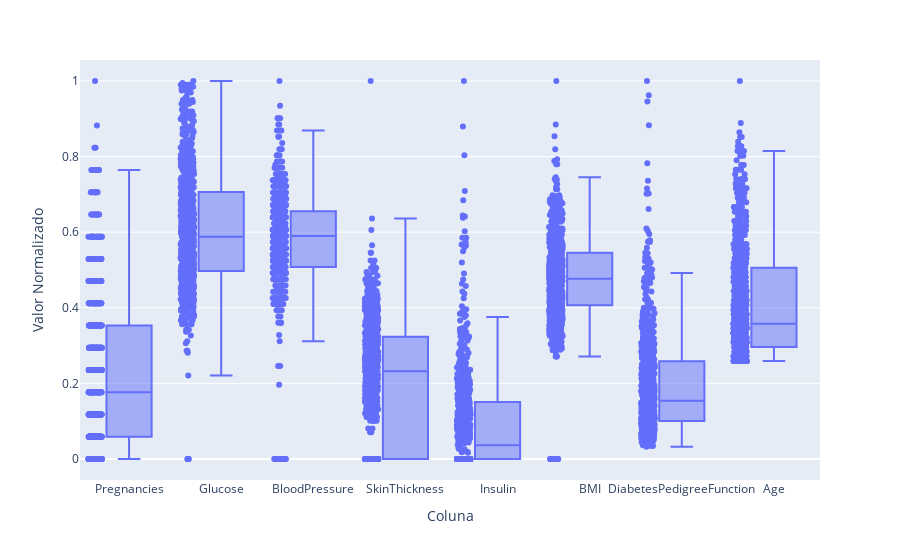

The notebook cell this image was saved under:
### Code cell
px.box(df_diabetes_n, points='all', labels={'value':'Valor Normalizado', 'variable':'Coluna'})

### Figure 1 — Plotly figure (JSON) as saved in the notebook; plotly's stock layout.template omitted (floating-point values rounded to 4 significant figures; data arrays with more than 128 entries replaced by an {"elided": "..."} marker saying what was removed)
{"data": [{"alignmentgroup": "True", "boxpoints": "all", "hovertemplate": "Coluna=%{x}<br>Valor Normalizado=%{y}<extra></extra>", "legendgroup": "", "marker": {"color": "#636efa"}, "name": "", "notched": false, "offsetgroup": "", "orientation": "v", "showlegend": false, "type": "box", "x": {"elided": "6144 str values"}, "x0": " ", "xaxis": "x", "y": {"elided": "6144 float values"}, "y0": " ", "yaxis": "y"}], "layout": {"boxmode": "group", "legend": {"tracegroupgap": 0}, "margin": {"t": 60}, "xaxis": {"anchor": "y", "domain": [0, 1], "title": {"text": "Coluna"}}, "yaxis": {"anchor": "x", "domain": [0, 1], "title": {"text": "Valor Normalizado"}}}}
